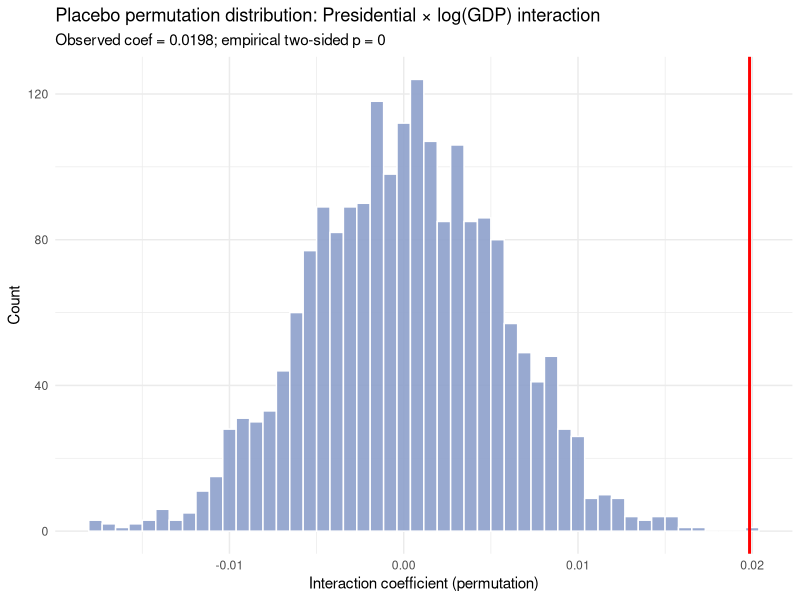

Generate this figure with R:
# Placebo / permutation test for the Presidential × log(GDP) interaction
# Approach: shuffle `system_type` across countries in the country-level analytic sample
# and re-estimate the full cross-sectional model, collecting the permutation distribution
# of the focal interaction coefficient. Compare observed coefficient to permutation distribution.

library(tidyverse)
library(here)

set.seed(20260103)
out_dir <- here::here("output","robustness")
if(!dir.exists(out_dir)) dir.create(out_dir, recursive = TRUE)

# Load country-level final data (same as used in sensitivity scripts)
final_data <- read_csv(here::here("data","02-analysis_data","stability_measures.csv")) %>%
  left_join(read_csv(here::here("data","02-analysis_data","dpi_processed.csv")) %>% distinct(iso3c, .keep_all = TRUE), by = "iso3c") %>%
  left_join(read_csv(here::here("data","02-analysis_data","gdp_processed.csv")) %>% distinct(iso3c, .keep_all = TRUE) %>% select(iso3c, log_gdp_mean), by = "iso3c") %>%
  left_join(read_csv(here::here("data","02-analysis_data","qog_processed.csv")) %>% distinct(iso3c, .keep_all = TRUE), by = "iso3c") %>%
  mutate(log_gdp = log_gdp_mean) %>%
  filter(!is.na(volatility) & !is.na(system_type) & !is.na(log_gdp))

# Full model formula (same as used elsewhere)
mod_formula_full <- as.formula("volatility ~ system_type + log_gdp + system_type:log_gdp + mean_democracy + ethnic_frac")

# Fit observed model
mod_obs <- lm(mod_formula_full, data = final_data)
coefs_obs <- coef(mod_obs)
int_name <- "system_typePresidential:log_gdp"
if(!int_name %in% names(coefs_obs)) stop("Focal interaction coef not found in observed model; check factor coding")
obs_coef <- as.numeric(coefs_obs[int_name])
obs_se <- summary(mod_obs)$coefficients[int_name, "Std. Error"]

# Permutation: shuffle system_type across rows (countries) and re-estimate
B <- 2000
perm_res <- vector("numeric", B)

for(b in seq_len(B)){
  final_data_perm <- final_data %>% mutate(system_type = sample(system_type))
  modb <- try(lm(mod_formula_full, data = final_data_perm), silent = TRUE)
  if(inherits(modb, "try-error")){
    perm_res[b] <- NA_real_
    next
  }
  cb <- coef(modb)
  if(!(int_name %in% names(cb))){
    perm_res[b] <- NA_real_
  } else {
    perm_res[b] <- as.numeric(cb[int_name])
  }
}

perm_res_valid <- perm_res[!is.na(perm_res)]

# Summary
perm_summary <- tibble(
  observed = obs_coef,
  perm_median = median(perm_res_valid),
  perm_mean = mean(perm_res_valid),
  perm_sd = sd(perm_res_valid),
  n_perm = length(perm_res_valid)
)

# Empirical p-value (two-sided)
p_two_sided <- mean(abs(perm_res_valid) >= abs(obs_coef))
perm_summary <- perm_summary %>% mutate(p_value = p_two_sided)

write_csv(tibble(perm = perm_res_valid), file.path(out_dir, "placebo_permutation_distribution.csv"))
write_csv(perm_summary, file.path(out_dir, "placebo_permutation_summary.csv"))

# Plot distribution and observed line
library(ggplot2)
plt <- ggplot(tibble(perm = perm_res_valid), aes(x = perm)) +
  geom_histogram(bins = 50, fill = "#8da0cb", color = "white", alpha = 0.9) +
  geom_vline(xintercept = obs_coef, color = "red", size = 1) +
  theme_minimal() +
  labs(title = "Placebo permutation distribution: Presidential × log(GDP) interaction",
       subtitle = paste0("Observed coef = ", round(obs_coef,4), "; empirical two-sided p = ", round(p_two_sided,3)),
       x = "Interaction coefficient (permutation)", y = "Count")

ggsave(file.path(out_dir, "placebo_permutation_hist.png"), plt, width = 7, height = 4, dpi = 300)

cat("Placebo permutation complete. Observed coef:", round(obs_coef,4), "empirical p-value:", round(p_two_sided,4), "\n")
cat("Outputs written to:", out_dir, "(placebo_permutation_distribution.csv, placebo_permutation_summary.csv, placebo_permutation_hist.png)\n")
